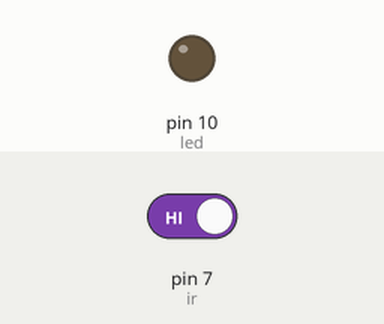
Simulated run of this sketch. Board: Arduino Uno, built with avr-gcc and run on an emulated ATmega328P. On the bench: output pins drawn as LEDs (lit = HIGH). The inputs (shaded band) are chosen by the test bench; at power-on: pin 7 (ir) HIGH.

Above: at 1.2 s.
1.3 s: pin 7 (ir) driven LOW
At 2.4 s:
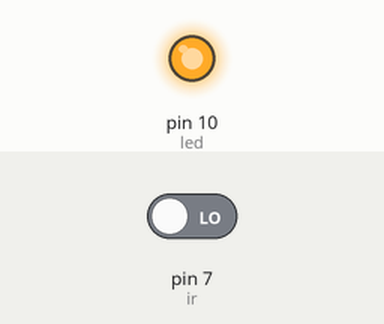
2.8 s: pin 7 (ir) driven HIGH
At 3.5 s:
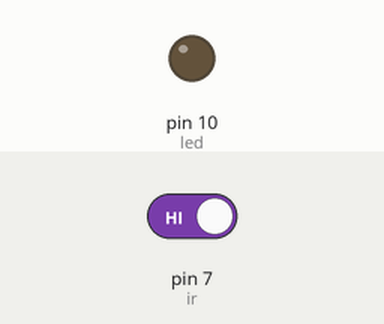
Timing chart, 0 to 5.8 s (numbered marks = the images above; inputs shaded):
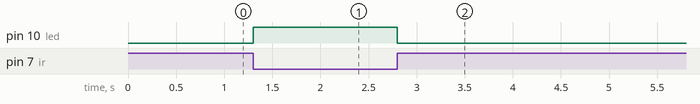

Measured:
- after the input at 1.3 s, pin 10 (led): LOW → HIGH at once
- after the input at 2.8 s, pin 10 (led): HIGH → LOW at once

The sketch:

IR_test.ino
```cpp
int led=10;
int ir=7;
void setup()
{
  pinMode(led,OUTPUT);
  pinMode(ir,INPUT);
}

void loop()
{
  if (digitalRead(ir)==LOW)
    digitalWrite(led,HIGH);
  else
    digitalWrite(led,LOW);

}
```
